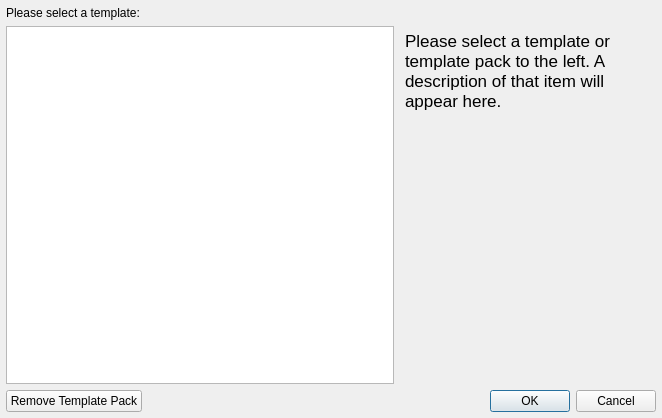
<?xml version="1.0" encoding="UTF-8"?>
<ui version="4.0">
 <class>TemplateDialog</class>
 <widget class="QDialog" name="TemplateDialog">
  <property name="geometry">
   <rect>
    <x>0</x>
    <y>0</y>
    <width>662</width>
    <height>418</height>
   </rect>
  </property>
  <property name="minimumSize">
   <size>
    <width>650</width>
    <height>410</height>
   </size>
  </property>
  <property name="windowTitle">
   <string>Templates</string>
  </property>
  <layout class="QVBoxLayout" name="verticalLayout">
   <property name="margin">
    <number>6</number>
   </property>
   <item>
    <layout class="QHBoxLayout" name="horizontalLayout_2" stretch="1,0">
     <item>
      <widget class="QLabel" name="label_2">
       <property name="text">
        <string>Please select a template:</string>
       </property>
      </widget>
     </item>
     <item>
      <widget class="QLabel" name="label">
       <property name="sizePolicy">
        <sizepolicy hsizetype="Preferred" vsizetype="Preferred">
         <horstretch>0</horstretch>
         <verstretch>0</verstretch>
        </sizepolicy>
       </property>
       <property name="maximumSize">
        <size>
         <width>32</width>
         <height>32</height>
        </size>
       </property>
       <property name="text">
        <string/>
       </property>
       <property name="pixmap">
        <pixmap resource="../rc/rc.qrc">:/welcome/new.png</pixmap>
       </property>
       <property name="scaledContents">
        <bool>true</bool>
       </property>
       <property name="alignment">
        <set>Qt::AlignRight|Qt::AlignTrailing|Qt::AlignVCenter</set>
       </property>
      </widget>
     </item>
    </layout>
   </item>
   <item>
    <layout class="QHBoxLayout" name="horizontalLayout_3" stretch="1,0">
     <item>
      <widget class="QTreeView" name="templates">
       <property name="headerHidden">
        <bool>true</bool>
       </property>
      </widget>
     </item>
     <item>
      <widget class="QTextBrowser" name="description">
       <property name="styleSheet">
        <string notr="true">background: rgba(255, 255, 255, 0);</string>
       </property>
       <property name="html">
        <string>&lt;!DOCTYPE HTML PUBLIC &quot;-//W3C//DTD HTML 4.0//EN&quot; &quot;http://www.w3.org/TR/REC-html40/strict.dtd&quot;&gt;
&lt;html&gt;&lt;head&gt;&lt;meta name=&quot;qrichtext&quot; content=&quot;1&quot; /&gt;&lt;style type=&quot;text/css&quot;&gt;
p, li { white-space: pre-wrap; }
&lt;/style&gt;&lt;/head&gt;&lt;body style=&quot; font-family:'Lucida Grande'; font-size:13pt; font-weight:400; font-style:normal;&quot;&gt;
&lt;p style=&quot; margin-top:0px; margin-bottom:0px; margin-left:0px; margin-right:0px; -qt-block-indent:0; text-indent:0px;&quot;&gt;Please select a template or template pack to the left. A description of that item will appear here.&lt;/p&gt;&lt;/body&gt;&lt;/html&gt;</string>
       </property>
      </widget>
     </item>
    </layout>
   </item>
   <item>
    <layout class="QHBoxLayout" name="horizontalLayout">
     <item>
      <widget class="QPushButton" name="removePack">
       <property name="text">
        <string>Remove Template Pack</string>
       </property>
      </widget>
     </item>
     <item>
      <widget class="QDialogButtonBox" name="buttons">
       <property name="orientation">
        <enum>Qt::Horizontal</enum>
       </property>
       <property name="standardButtons">
        <set>QDialogButtonBox::Cancel|QDialogButtonBox::Ok</set>
       </property>
      </widget>
     </item>
    </layout>
   </item>
  </layout>
  <zorder></zorder>
 </widget>
 <resources>
  <include location="../rc/rc.qrc"/>
 </resources>
 <connections>
  <connection>
   <sender>buttons</sender>
   <signal>accepted()</signal>
   <receiver>TemplateDialog</receiver>
   <slot>accept()</slot>
   <hints>
    <hint type="sourcelabel">
     <x>248</x>
     <y>254</y>
    </hint>
    <hint type="destinationlabel">
     <x>157</x>
     <y>274</y>
    </hint>
   </hints>
  </connection>
  <connection>
   <sender>buttons</sender>
   <signal>rejected()</signal>
   <receiver>TemplateDialog</receiver>
   <slot>reject()</slot>
   <hints>
    <hint type="sourcelabel">
     <x>316</x>
     <y>260</y>
    </hint>
    <hint type="destinationlabel">
     <x>286</x>
     <y>274</y>
    </hint>
   </hints>
  </connection>
 </connections>
</ui>
